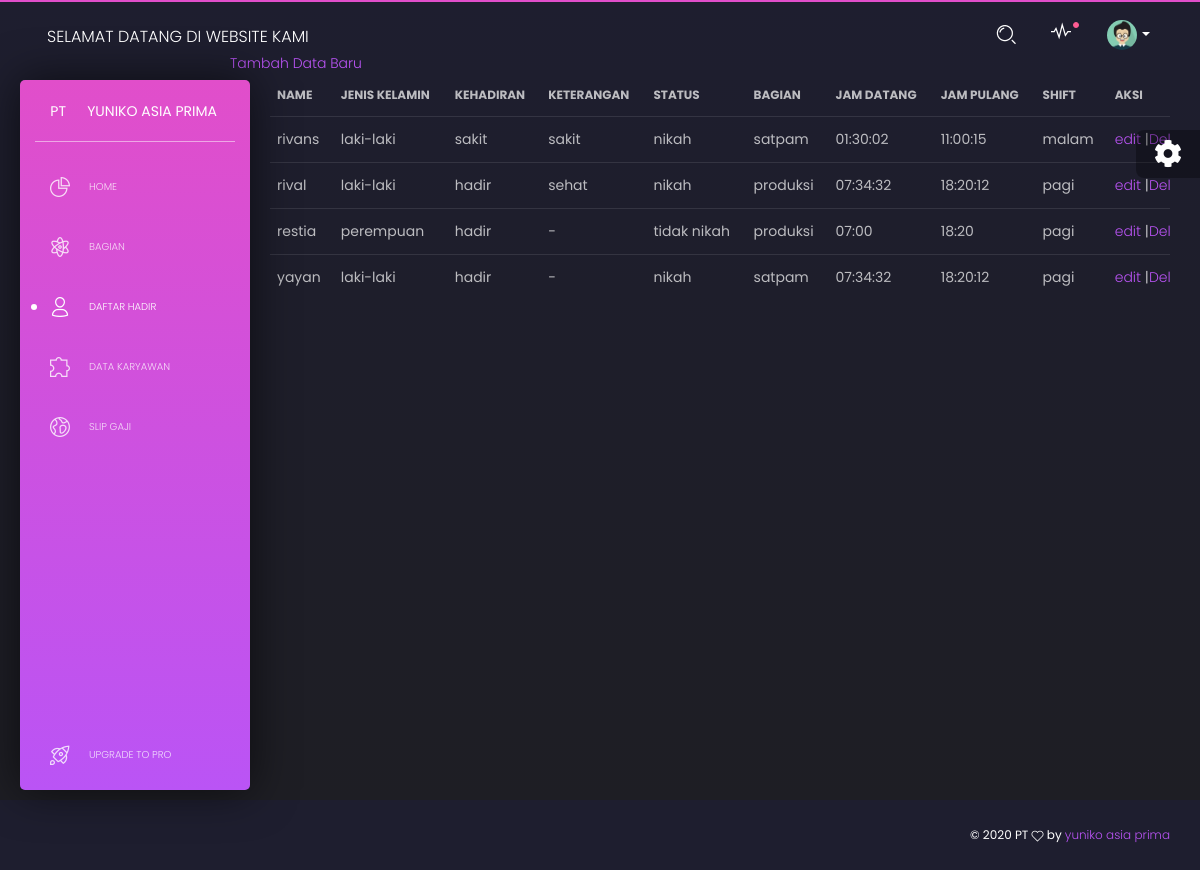
/Projects-KP/view/daftar_hadir/view.php (signed in), run on the app's committed database.
### tables this page shows
CREATE TABLE `hadir` (
  `id_kehadiran` int(11) NOT NULL,
  `karyawan` varchar(225) NOT NULL,
  `jk` varchar(225) NOT NULL,
  `kd` varchar(225) NOT NULL,
  `keterangan` varchar(255) NOT NULL,
  `status` varchar(255) NOT NULL,
  `bagian` varchar(255) NOT NULL,
  `jamdatang` varchar(255) NOT NULL,
  `jampulang` varchar(255) NOT NULL,
  `Shift` varchar(255) NOT NULL
);

### Projects-KP/view/daftar_hadir/view.php (the view, shortened to what this page needs)
<?php
require_once'../../function/connection.php';
$result = mysqli_query($link,"SELECT * FROM  hadir ORDER BY id_kehadiran DESC");
 ?>
<!DOCTYPE html>
<html lang="en">
<head>
  <link href="https://use.fontawesome.com/releases/v5.0.6/css/all.css" rel="stylesheet">
  <link href="../../assets/css/nucleo-icons.css" rel="stylesheet" />
  <link href="../../assets/css/black-dashboard.css?v=1.0.0" rel="stylesheet" />
  <link href="../../assets/demo/demo.css" rel="stylesheet" />
</head>
<body class="">
  <div class="wrapper">
    <div class="sidebar">
      <div class="sidebar-wrapper">
        <div class="logo">
          <a href="javascript:void(0)" class="simple-text logo-mini">
            PT
          </a>
          <a href="javascript:void(0)" class="simple-text logo-normal">
            Yuniko Asia Prima
          </a>
        </div>
        <ul class="nav">
          <li>
            <a href="../../index.php">
              <i class="tim-icons icon-chart-pie-36"></i>
              <p>Home</p>
            </a>
          </li>
          <li>
            <a href="../gaji/view.php">
              <i class="tim-icons icon-atom"></i>
              <p>Bagian</p>
            </a>
          </li>
          <li class="active">
            <a href="../daftar_hadir/view.php">
              <i class="tim-icons icon-single-02"></i>
              <p>Daftar Hadir</p>
            </a>
          </li>
          <li>
            <a href="../data_karyawan/view.php">
              <i class="tim-icons icon-puzzle-10"></i>
              <p>Data Karyawan</p>
            </a>
          </li>
          <li>
            <a href="../penggajian/view.php">
              <i class="tim-icons icon-world"></i>
              <p>Slip Gaji</p>
            </a>
          </li>
          <li class="active-pro">
            <a href="./upgrade.html">
              <i class="tim-icons icon-spaceship"></i>
              <p>Upgrade to PRO</p>
            </a>
          </li>
        </ul>
      </div>
    </div>
    <div class="main-panel">
      <nav class="navbar navbar-expand-lg navbar-absolute navbar-transparent">
        <div class="container-fluid">
          <div class="navbar-wrapper">
            <a class="navbar-brand" href="javascript:void(0)">selamat datang di website kami</a>
          </div>
          <div class="collapse navbar-collapse" id="navigation">
            <ul class="navbar-nav ml-auto">
              <li class="search-bar input-group">
                <button class="btn btn-link" id="search-button" data-toggle="modal" data-target="#searchModal"><i class="tim-icons icon-zoom-split"></i>
                </button>
              </li>
              <li class="dropdown nav-item">
                <a href="javascript:void(0)" class="dropdown-toggle nav-link" data-toggle="dropdown">
                  <div class="notification d-none d-lg-block d-xl-block"></div>
                  <i class="tim-icons icon-sound-wave"></i>
                </a>
              </li>
              <li class="dropdown nav-item">
                <a href="#" class="dropdown-toggle nav-link" data-toggle="dropdown">
                  <div class="photo">
                    <img src="../assets/img/anime3.png" alt="Profile Photo">
                  </div>
                  <b class="caret d-none d-lg-block d-xl-block"></b>
                </a>
              </li>
            </ul>
          </div>
        </div>
      </nav>
      <br>
          <div class="col-md-10 offset-2">
            <div class="card  card-plain">
              <div class="card-header">
              </div>
              <div class="card-body">
                <div class="table-responsive">
                  <table class="table tablesorter"style="margin-left: 40px; "id="">
                    <a href="input.php">Tambah Data Baru</a>
                    <thead class=" text-primary">
                      <tr>
                        <th>
                          Name
                        </th>
                        <th>
                          jenis kelamin
                        </th>
                        <th>
                          kehadiran
                        </th>
                        <th>
                          keterangan
                        </th>
                        <th>
                          status
                        </th>
                        <th>
                          bagian
                        </th>
                        <th>
                          jam datang
                        </th>
                        <th>
                          jam pulang
                        </th>
                        <th>
                          shift
                        </th>
                        <th>
                          aksi
                        </th>
                      </tr>
                    </thead>
                    <tbody>
                      <tr>
                        <?php
                        while($user_datas = mysqli_fetch_array ($result)) {
                        echo "<td>",$user_datas['karyawan']."</td>";
                        echo "<td>",$user_datas['jk']."</td>";
                        echo "<td>",$user_datas['kd']."</td>";
                        echo "<td>",$user_datas['keterangan']."</td>";
                        echo "<td>",$user_datas['status']."</td>";
                        echo "<td>",$user_datas['bagian']."</td>";
                        echo "<td>",$user_datas['jamdatang']."</td>";
                        echo "<td>",$user_datas['jampulang']."</td>";
                        echo "<td>",$user_datas['Shift']."</td>";
                        echo "<td><a href='edit.php?id_kehadiran=$user_datas[id_kehadiran]'>edit</a> |<a href='Delete.php?id_kehadiran=$user_datas[id_kehadiran]'>Delete</a></td></tr>";
                      }
                      ?>
                    </tbody>
                  </table>
                </div>
              </div>
            </div>
          </div>
        </div>
      </div>
      <footer class="footer">
        <div class="container-fluid">
          <ul class="nav">
          </ul>
          <div class="copyright">
            ©
             PT <i class="tim-icons icon-heart-2"></i> by
            <a href="javascript:void(0)" target="_blank">yuniko asia prima</a>
          </div>
        </div>
      </footer>
  <div class="fixed-plugin">
    <div class="dropdown show-dropdown">
      <a href="#" data-toggle="dropdown">
        <i class="fa fa-cog fa-2x"> </i>
      </a>
    </div>
  </div>
</body>
</html>

### Projects-KP/assets/demo/demo.css (style rules this page uses)
@media all and (min-width: 992px) { .sidebar .nav>li.active-pro { position: absolute; width: 100%; bottom: 10px; } }

### data on the page
hadir: karyawan "rivans", jk "laki-laki", kd "sakit", keterangan "sakit", status "nikah", bagian "satpam", jamdatang "01:30:02", jampulang "11:00:15", Shift "malam"
hadir: karyawan "rival", jk "laki-laki", kd "hadir", keterangan "sehat", status "nikah", bagian "produksi", jamdatang "07:34:32", jampulang "18:20:12", Shift "pagi"
hadir: karyawan "restia", jk "perempuan", kd "hadir", keterangan "-", status "tidak nikah", bagian "produksi", jamdatang "07:00", jampulang "18:20", Shift "pagi"
hadir: karyawan "yayan", jk "laki-laki", kd "hadir", keterangan "-", status "nikah", bagian "satpam", jamdatang "07:34:32", jampulang "18:20:12", Shift "pagi"
